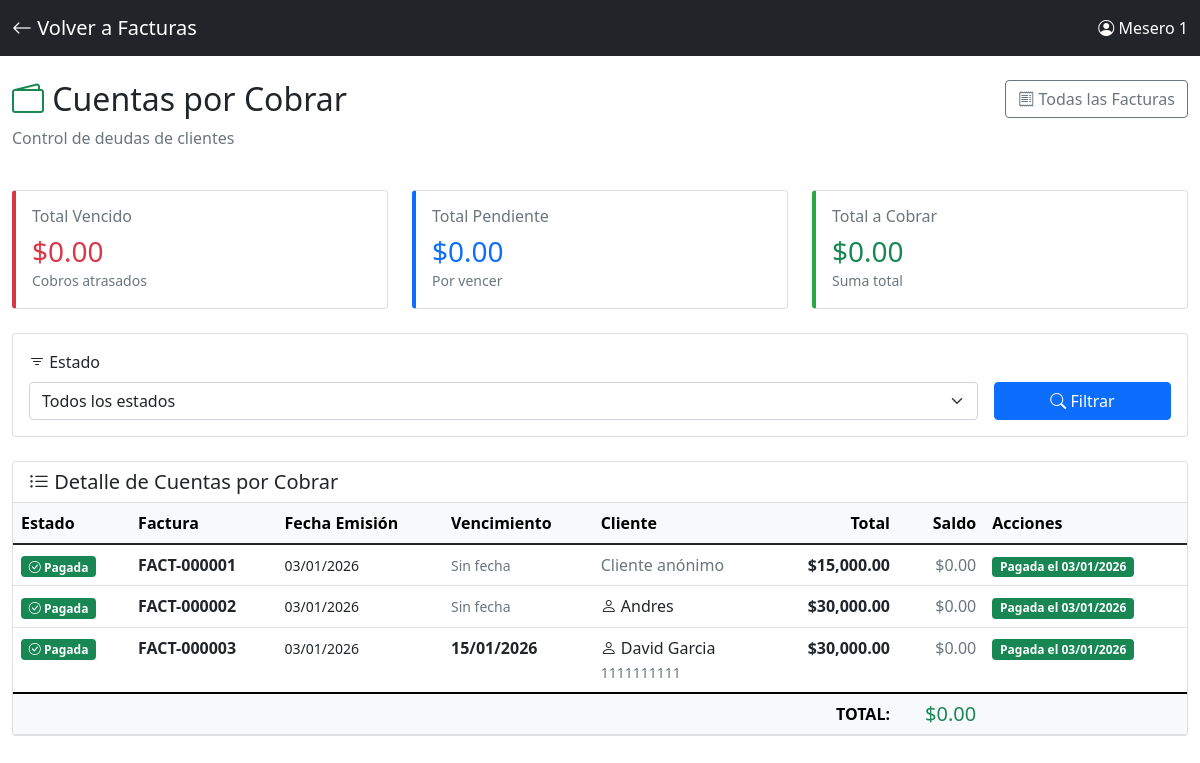
The page /cuentas_por_cobrar (signed in) on the database as committed earlier.
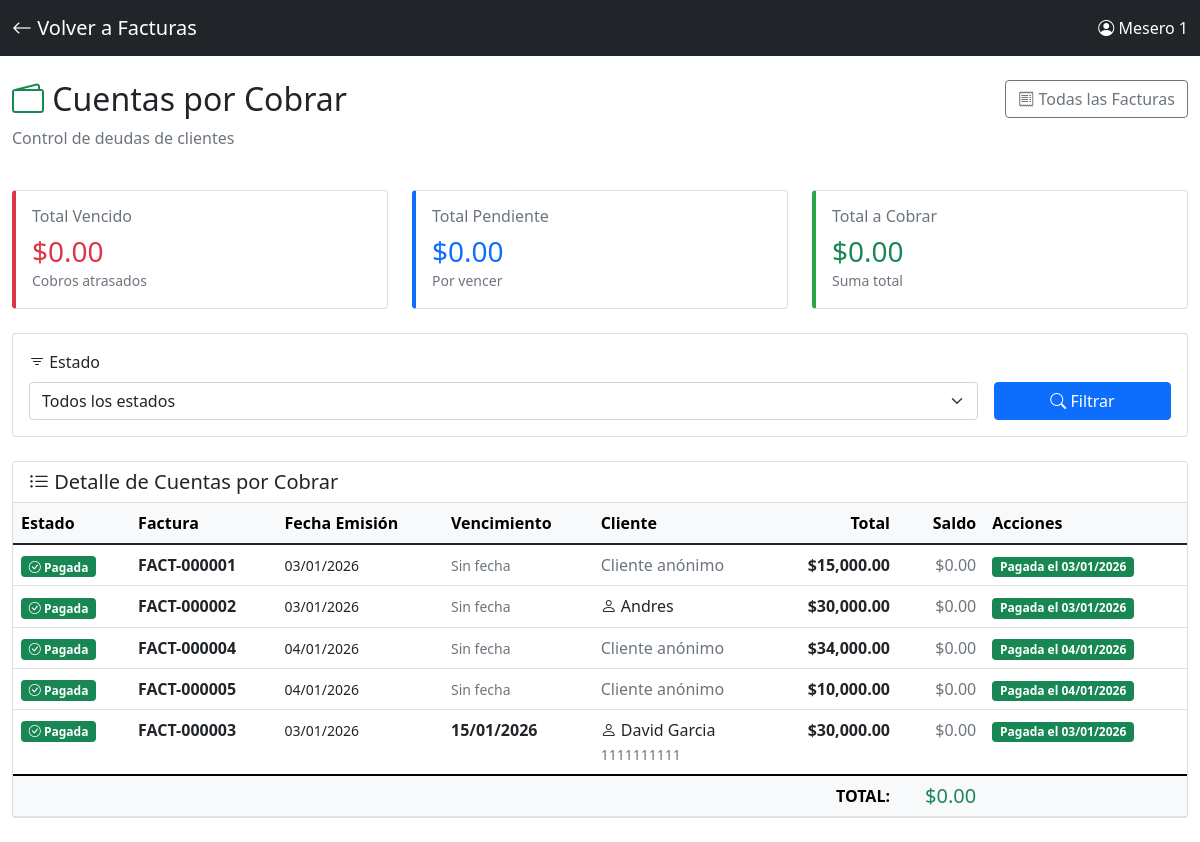
The same page on the database as committed later.
### app.py (models this page shows)
class Factura(db.Model):
    id = db.Column(db.Integer, primary_key=True)
    numero_consecutivo = db.Column(db.String(50), unique=True, nullable=False)
    sesion_id = db.Column(db.Integer, db.ForeignKey('sesion.id'), nullable=False)
    fecha_emision = db.Column(db.DateTime, default=datetime.now)
    subtotal = db.Column(db.Float, default=0)
    iva = db.Column(db.Float, default=0)
    propina = db.Column(db.Float, default=0)
    total = db.Column(db.Float, default=0)
    metodo_pago = db.Column(db.String(50), default='efectivo')
    desglose_pago = db.Column(db.Text)
    cliente_nombre = db.Column(db.String(200))
    cliente_documento = db.Column(db.String(50))
    notas = db.Column(db.Text)
    estado_pago = db.Column(db.String(20), default='pagada')  # pagada, pendiente, vencida
    fecha_vencimiento = db.Column(db.Date, nullable=True)  # Cuándo debe pagar el cliente
    fecha_pago_real = db.Column(db.DateTime, nullable=True)  # Cuándo pagó realmente
    saldo_pendiente = db.Column(db.Float, default=0)  # Si pagó parcialmente
    sesion = db.relationship('Sesion', backref='facturas')

### app.py (the view)
@app.route("/cuentas_por_cobrar")
@login_required
def cuentas_por_cobrar():
    estado = request.args.get('estado', 'todos')  # todos, pendiente, vencida, pagada
    query = Factura.query
    if estado != 'todos':
        query = query.filter(Factura.estado_pago == estado)
    facturas = query.order_by(Factura.fecha_vencimiento).all()
    from datetime import date
    hoy = date.today()
    for factura in facturas:
        if factura.estado_pago == 'pendiente' and factura.fecha_vencimiento and factura.fecha_vencimiento < hoy:
            factura.estado_pago = 'vencida'
    db.session.commit()
    total_pendiente = sum(f.saldo_pendiente or f.total for f in facturas if f.estado_pago == 'pendiente')
    total_vencido = sum(f.saldo_pendiente or f.total for f in facturas if f.estado_pago == 'vencida')
    total_general = total_pendiente + total_vencido
    facturas_por_cliente = {}
    for factura in facturas:
        if factura.estado_pago in ['pendiente', 'vencida'] and factura.cliente_nombre:
            cliente = factura.cliente_nombre
            if cliente not in facturas_por_cliente:
                facturas_por_cliente[cliente] = {
                    'cliente': cliente,
                    'total': 0,
                    'cantidad': 0
                }
            facturas_por_cliente[cliente]['total'] += (factura.saldo_pendiente or factura.total)
            facturas_por_cliente[cliente]['cantidad'] += 1
    return render_template("cuentas/cuentas_por_cobrar.html",
                         facturas=facturas,
                         total_pendiente=total_pendiente,
                         total_vencido=total_vencido,
                         total_general=total_general,
                         facturas_por_cliente=facturas_por_cliente.values(),
                         estado_filtro=estado,
                         datetime=datetime)  # ← AGREGAR ESTA LÍNEA

### app.py (called while the page is built)
@login_manager.user_loader
def load_user(user_id):
    return Usuario.query.get(int(user_id))

### templates/cuentas/cuentas_por_cobrar.html (shortened to what the changed rows need)
<!DOCTYPE html>
<html lang="es">
<head>
    <link href="https://cdn.jsdelivr.net/npm/bootstrap@5.1.3/dist/css/bootstrap.min.css" rel="stylesheet">
    <link rel="stylesheet" href="https://cdn.jsdelivr.net/npm/bootstrap-icons@1.7.2/font/bootstrap-icons.css">
</head>
<body>
    <div class="container-fluid py-4">
        <div class="row mb-4">
            <div class="col-md-8">
                <h2><i class="bi bi-wallet2 text-success"></i> Cuentas por Cobrar</h2>
            </div>
        </div>
        <div class="card">
            <div class="card-body p-0">
                {% if facturas %}
                <div class="table-responsive">
                    <table class="table table-hover mb-0">
                        <thead class="table-light">
                            <tr>
                                <th>Estado</th>
                                <th>Factura</th>
                                <th>Fecha Emisión</th>
                                <th>Vencimiento</th>
                                <th>Cliente</th>
                                <th class="text-end">Total</th>
                                <th class="text-end">Saldo</th>
                                <th>Acciones</th>
                            </tr>
                        </thead>
                        <tbody>
                            {% for factura in facturas %}
                            <tr class="factura-row {% if factura.estado_pago == 'vencida' %}factura-vencida{% elif factura.estado_pago == 'pendiente' %}factura-pendiente{% endif %}">
                                <td>
                                    {% if factura.estado_pago == 'vencida' %}
                                    <span class="badge bg-danger">
                                        <i class="bi bi-exclamation-triangle"></i> Vencida
                                    </span>
                                    {% elif factura.estado_pago == 'pendiente' %}
                                    <span class="badge bg-primary">
                                        <i class="bi bi-clock"></i> Pendiente
                                    </span>
                                    {% else %}
                                    <span class="badge bg-success">
                                        <i class="bi bi-check-circle"></i> Pagada
                                    </span>
                                    {% endif %}
                                </td>
                                <td>
                                    <strong>{{ factura.numero_consecutivo }}</strong>
                                </td>
                                <td>
                                    <small>{{ factura.fecha_emision.strftime('%d/%m/%Y') }}</small>
                                </td>
                                <td>
                                    {% if factura.fecha_vencimiento %}
                                    <strong>{{ factura.fecha_vencimiento.strftime('%d/%m/%Y') }}</strong>
                                    {% else %}
                                    <small class="text-muted">Sin fecha</small>
                                    {% endif %}
                                </td>
                                <td>
                                    {% if factura.cliente_nombre %}
                                    <i class="bi bi-person"></i> {{ factura.cliente_nombre }}
                                    {% if factura.cliente_documento %}
                                    <br><small class="text-muted">{{ factura.cliente_documento }}</small>
                                    {% endif %}
                                    {% else %}
                                    <span class="text-muted">Cliente anónimo</span>
                                    {% endif %}
                                </td>
                                <td class="text-end">
                                    <strong>${{ "{:,.2f}".format(factura.total) }}</strong>
                                </td>
                                <td class="text-end">
                                    {% set saldo = factura.saldo_pendiente or factura.total %}
                                    {% if factura.estado_pago != 'pagada' %}
                                    <strong class="text-success">${{ "{:,.2f}".format(saldo) }}</strong>
                                    {% else %}
                                    <span class="text-muted">$0.00</span>
                                    {% endif %}
                                </td>
                                <td>
                                    {% if factura.estado_pago in ['pendiente', 'vencida'] %}
                                    <button type="button"
                                            class="btn btn-sm btn-success"
                                            data-bs-toggle="modal"
                                            data-bs-target="#modalPago{{ factura.id }}">
                                        <i class="bi bi-cash"></i> Registrar Pago
                                    </button>
                                    <a href="{{ url_for('ver_factura', factura_id=factura.id) }}"
                                       class="btn btn-sm btn-outline-secondary"
                                       target="_blank">
                                        <i class="bi bi-eye"></i>
                                    </a>
                                    {% else %}
                                    <span class="badge bg-success">
                                        Pagada el {{ factura.fecha_pago_real.strftime('%d/%m/%Y') if factura.fecha_pago_real else 'N/A' }}
                                    </span>
                                    {% endif %}
                                </td>
                            </tr>
                            {% endfor %}
                        </tbody>
                        <tfoot class="table-light">
                            <tr>
                                <th colspan="6" class="text-end">TOTAL:</th>
                                <th class="text-end">
                                    <h5 class="mb-0 text-success">
                                        ${{ "{:,.2f}".format(total_general) }}
                                    </h5>
                                </th>
                                <th></th>
                            </tr>
                        </tfoot>
                    </table>
                </div>
                {% else %}
                <div class="text-center py-5">
                    <i class="bi bi-check-circle" style="font-size: 3rem; color: #28a745;"></i>
                    <p class="text-muted mt-3">No tienes cuentas por cobrar pendientes</p>
                    <p class="text-success">¡Todos tus clientes están al día! ✅</p>
                </div>
                {% endif %}
            </div>
        </div>
    </div>
</body>
</html>

Rows that differ between the two databases and show on the page:
added Factura: estado_pago "pagada" (drawn), numero_consecutivo "FACT-000004", fecha_emision "04/01/2026", shows "Sin fecha", cliente_nombre "Cliente anónimo", total "34,000.00", fecha_pago_real "04/01/2026"
added Factura: estado_pago "pagada" (drawn), numero_consecutivo "FACT-000005", fecha_emision "04/01/2026", shows "Sin fecha", cliente_nombre "Cliente anónimo", total "10,000.00", fecha_pago_real "04/01/2026"
